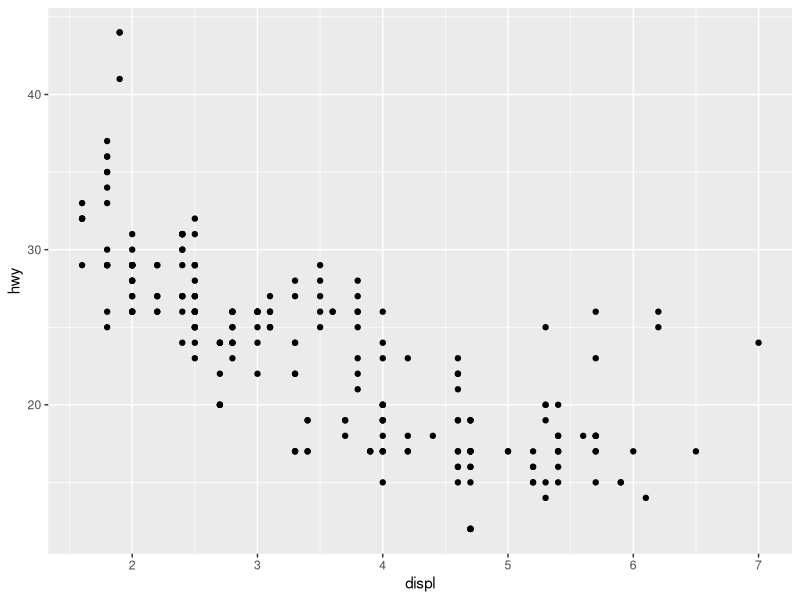
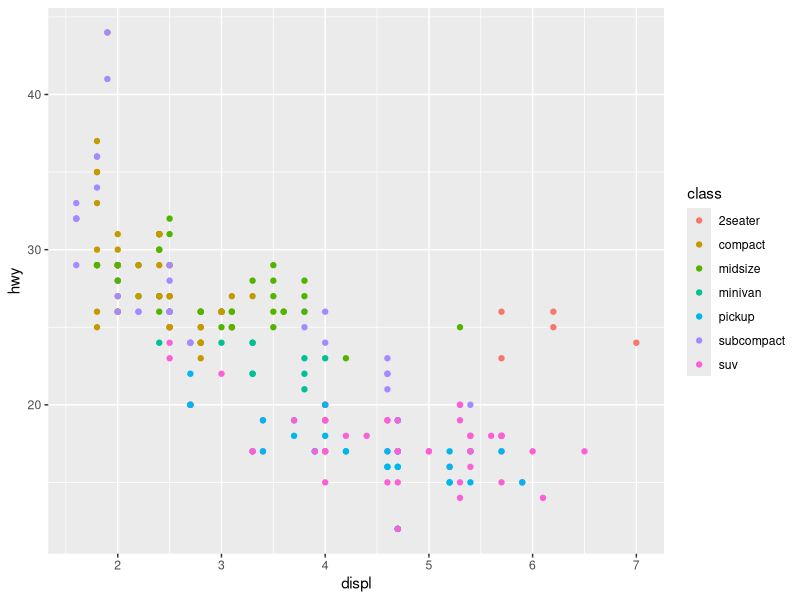
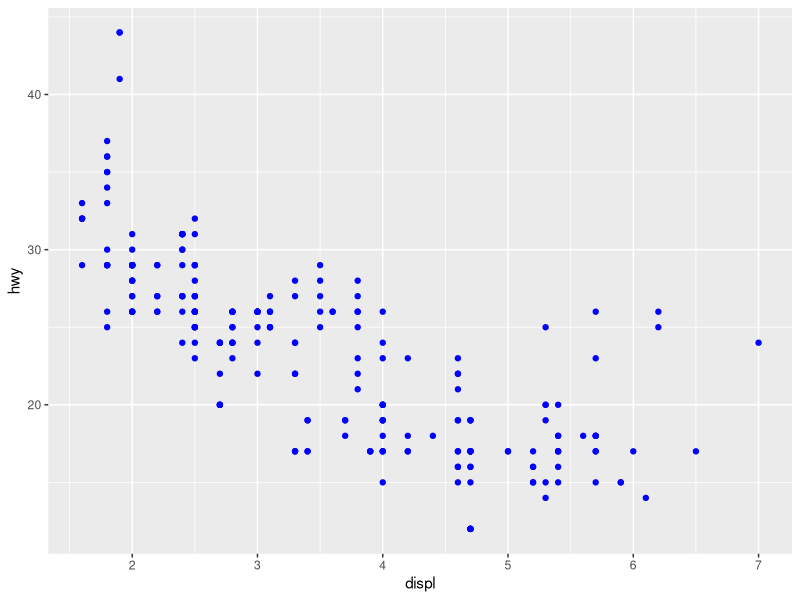
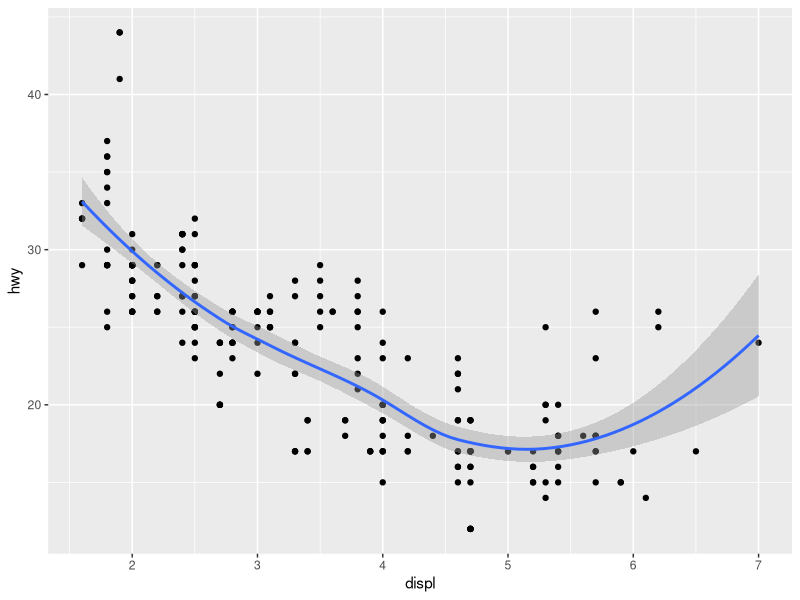
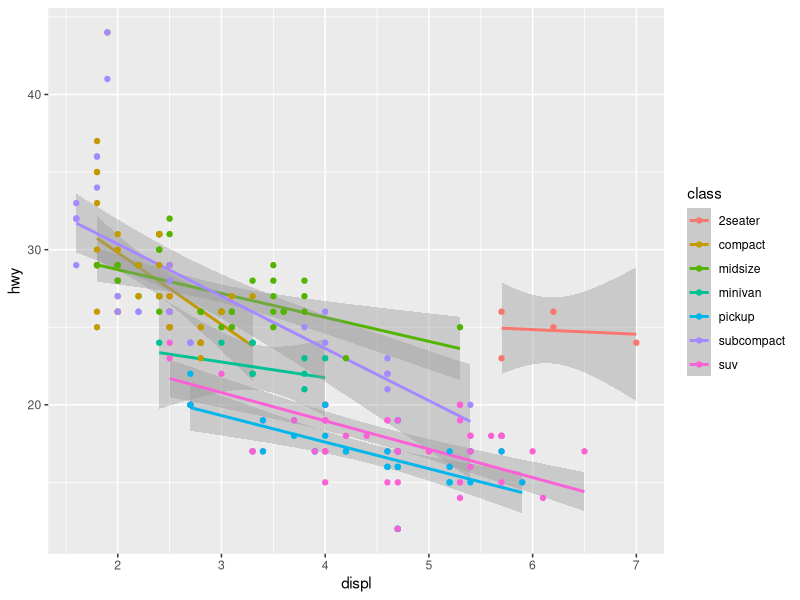
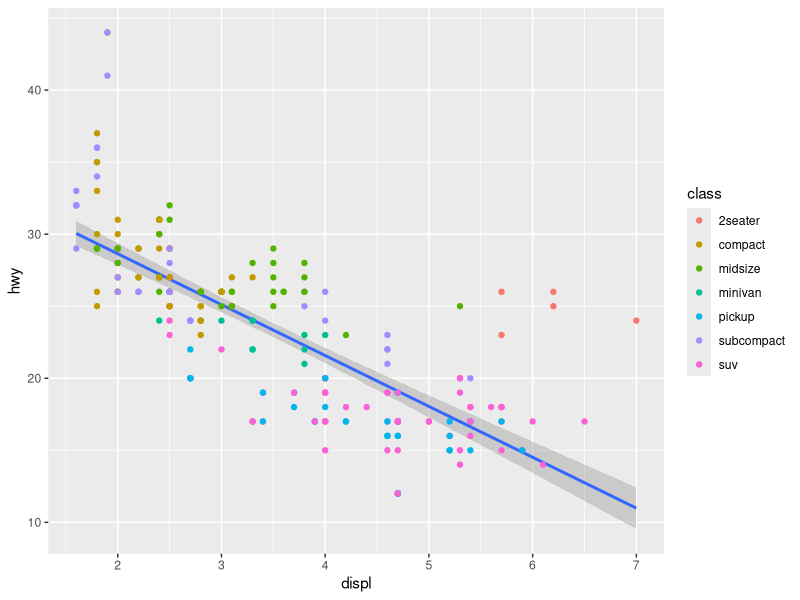
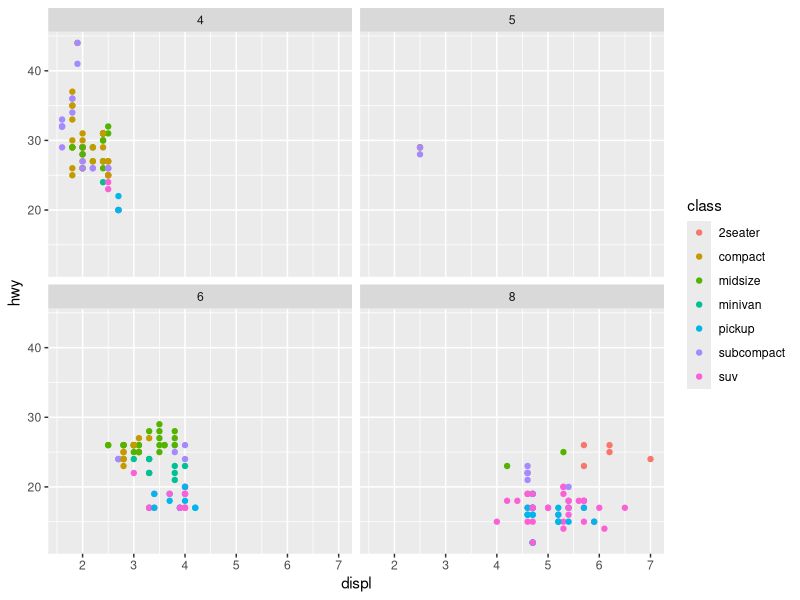
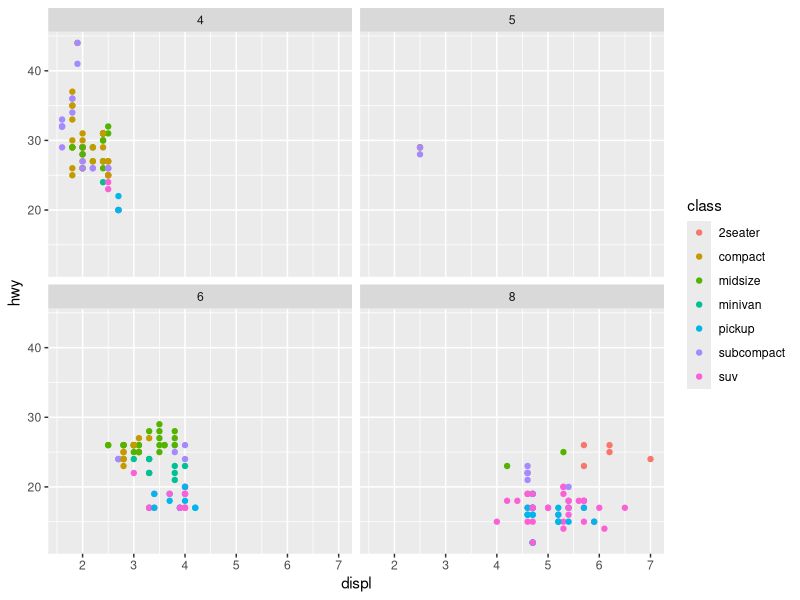

Generate these figures, in order, with R:
library(ggplot2)

head(mpg)

ggplot(mpg, aes(displ, hwy)) + geom_point()

ggplot(mpg, aes(displ, hwy)) + geom_point(aes(color = class))

ggplot(mpg) + geom_point(aes(x = displ, y = hwy), color = "blue")



ggplot(data = mpg) +
  geom_point(aes(x = displ, y = hwy)) +
  geom_smooth(aes(x = displ, y = hwy))


ggplot(mpg, aes(displ, hwy, color = class)) + 
  geom_smooth(method = lm) +
  geom_point()


ggplot(mpg, aes(displ, hwy)) + 
  geom_smooth(method = lm) +
  geom_point(aes(color = class))


ggplot(mpg, aes(x = displ, y = hwy, color = class)) + 
  geom_point() +
  facet_wrap(vars(cyl), nrow = 2)

ggsave("myplot.pdf", width = 6, height = 6, dpi = 300)
